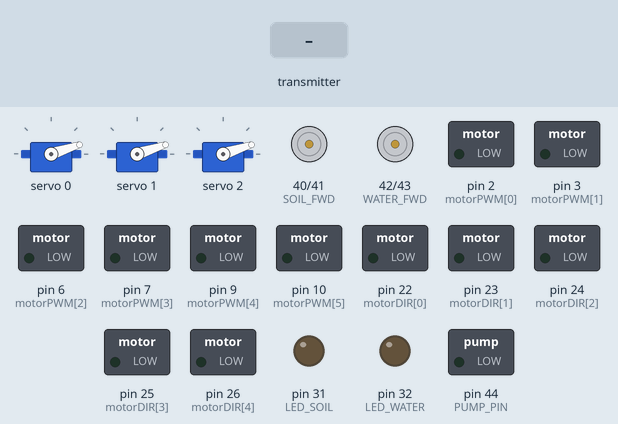
Bench run of a sketch on a simulated Arduino Mega 2560, built with avr-gcc and run on an emulated ATmega2560. Shown: 3 × servo, motor-driver pin pairs drawn as motors (green arrow = first pin HIGH = forward, orange = second pin HIGH = backward, longer = more drive), switched loads named in the sketch (green lamp = pin HIGH), output pins drawn as LEDs (lit = HIGH). Inputs (shaded band) come from the test bench. What the sketch prints to the serial monitor is not drawn.

Above: at 1.2 s.
1.3 s: the transmitter starts sending readChannel.4 = 2000
At 2.5 s:
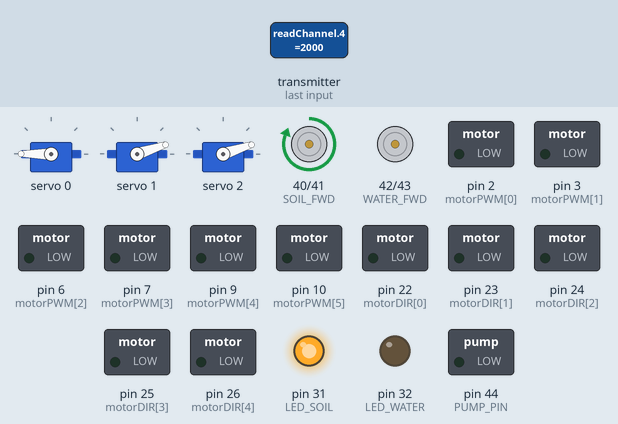
2.8 s: the transmitter starts sending readChannel.5 = 2000
At 3.1 s:
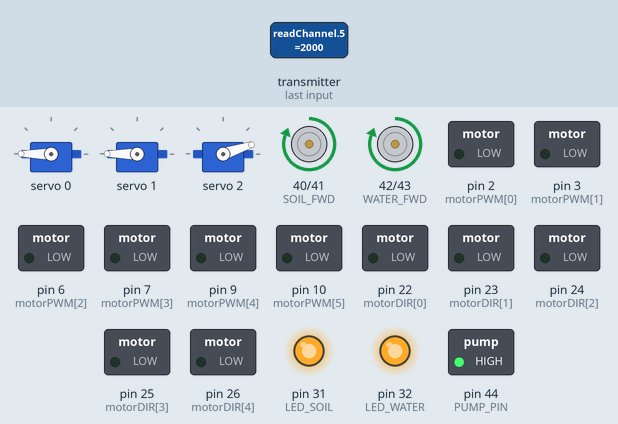
4.3 s: the transmitter starts sending readChannel.4 = 1000
At 5.5 s:
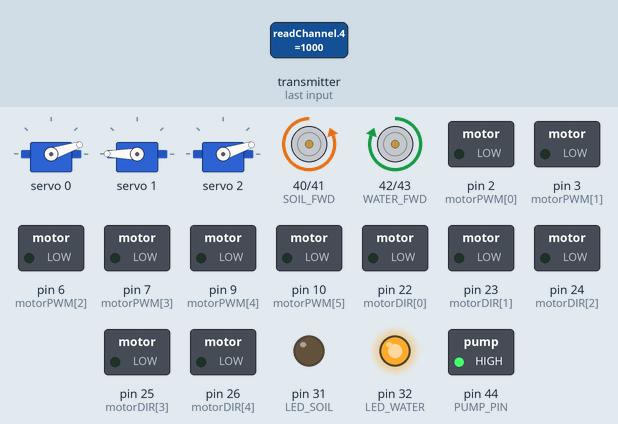
5.8 s: the transmitter starts sending readChannel.5 = 1000
At 7.0 s:
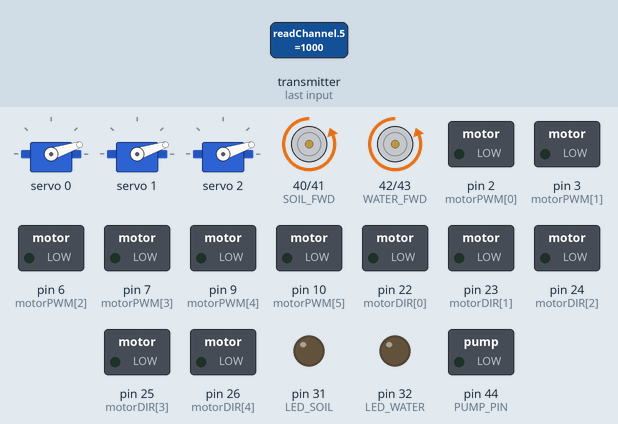
7.3 s: the transmitter starts sending readChannel.4 = 2000
At 8.4 s:
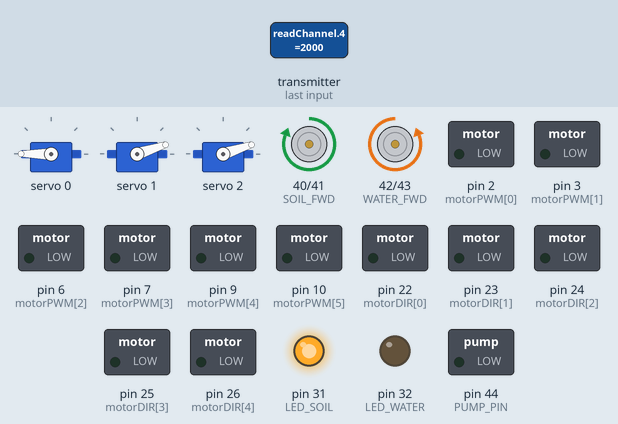
Timing chart, 0 to 10.3 s (numbered marks = the images above; inputs shaded):
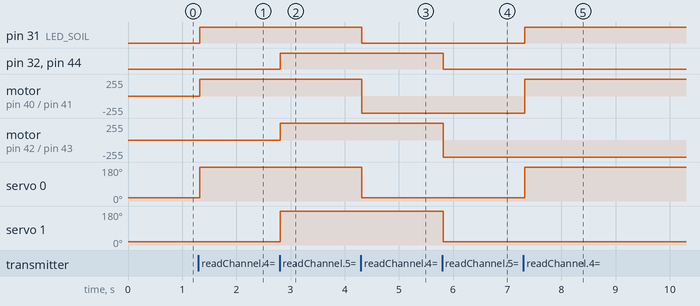

The sketch:

rover_mega.ino
```cpp
// rover_mega.ino — HERC-26 Team MOVIS
// Arduino Mega — Unified Rover Controller
//
// ── BAREBONE_TEST flag ────────────────────────────────────────────────────────
//   1 = iBUS / USB serial / tool logic active.  Drive motors are NOT driven.
//       Use this when verifying serial comms with the Pi before field deployment.
//       All channel decoding, tool states, status frames, and servos still work.
//   0 = Full deployment. All hardware active.
//
#define BAREBONE_TEST 1     // ← set 0 for full deployment
//
// Responsibilities:
//   1. Motor drive     — 6 wheels differential, trapezoidal acceleration
//   2. Tool actuators  — Soil / Water linear actuators (H-bridge), Air flag
//   3. Pump            — Peristaltic water pump, auto-timed (5 s)
//   4. Servos          — 3 × servo via PCA9685 (I2C master)
//   5. USB Serial push — Reports status to Raspberry Pi via ttyACM0 at 10 Hz
//   6. Failsafe        — Hard-stop all outputs on RC signal loss > 500 ms
//
// ── Channel map (FlySky iBUS, 0-indexed internally) ──────────────────────────
//   CH1 (idx 0)  Steering / Turn  (< CENTER-DEADZONE = LEFT, > CENTER+DEADZONE = RIGHT)
//   CH2 (idx 1)  Fwd / Rev        (>= 1400 = forward)
//   CH3 (idx 2)  Throttle         (1000–2000 → 0–MAX_PWM); also RC validation
//   CH5 (idx 4)  Soil tool        — servo 0 + H-bridge actuator (SOIL_FWD/REV)
//   CH6 (idx 5)  Water tool       — servo 1 + H-bridge actuator (WATER_FWD/REV) + pump
//   CH7 (idx 6)  Air tool         — servo 2 + flag to Pi via USB Serial
//
// ── Motor layout ─────────────────────────────────────────────────────────────
//   Indices 0, 2, 4 = right side (PWM pins 2, 6, 9)
//   Indices 1, 3, 5 = left  side (PWM pins 3, 7, 10)
//
// ── I2C topology ─────────────────────────────────────────────────────────────
//   Mega master → PCA9685 @ 0x40  (pca9685.begin() calls Wire.begin internally)
//   Pi comms via USB Serial (Serial / ttyACM0) — NOT I2C slave any more.
//   Physical I2C bus (SDA=20, SCL=21) is PCA9685-only.
//
// ── USB Serial status frame (9 bytes total) ───────────────────────────────────
//   byte 0: SYNC1  = 0xAA  \  two-byte magic header for reliable re-sync on Pi
//   byte 1: SYNC2  = 0x55  /
//   byte 2: tool_water    bool
//   byte 3: tool_air      bool
//   byte 4: tool_soil     bool
//   byte 5: ibus_pulse    bool — true = RC signal valid this read cycle
//   byte 6: movement      uint8 — 0=STOP 1=FWD 2=BACK 3=LEFT 4=RIGHT
//   byte 7: pump_running  bool
//   byte 8: failsafe      bool — true = 500 ms timeout, all outputs hard-stopped
//
// One frame is pushed every STATUS_INTERVAL_MS (100 ms, ~10 Hz).
// Pi reads via sensor/mega.py (pyserial, /dev/ttyACM0, 115200 baud).
//
// Compile:  arduino-cli compile --fqbn arduino:avr:mega mega/rover_mega
// Upload:   arduino-cli upload  --fqbn arduino:avr:mega -p /dev/ttyACM0 mega/rover_mega

#include <IBusBM.h>
#include <Wire.h>
#include <Adafruit_PWMServoDriver.h>

IBusBM ibus;
Adafruit_PWMServoDriver pca9685 = Adafruit_PWMServoDriver();

// ── Motor pins ───────────────────────────────────────────────────────────────
int motorPWM[6] = {2, 3, 6, 7, 9, 10};
int motorDIR[6] = {22, 23, 24, 25, 26, 27};

// ── LED pins ─────────────────────────────────────────────────────────────────
#define LED_SIGNAL  30
#define LED_SOIL    31
#define LED_WATER   32
#define LED_AIR     33

// ── Servo constants (PCA9685) ─────────────────────────────────────────────────
#define SERVO_MIN  150
#define SERVO_MAX  600

// ── Drive constants ───────────────────────────────────────────────────────────
#define MAX_PWM           160     // ~63% duty (MDD10A safe limit)
#define DEADZONE           40     // iBUS dead band around CENTER_PWM
#define CENTER_PWM       1500     // iBUS neutral / centre value
#define TURN_MAX          100.0f  // max turn differential (PWM units)
#define TURN_REDUCTION    0.8f    // turn authority reduction at high speed
#define BASE_ACCEL_STEP    5.0f   // minimum speed change per loop tick
#define SLOP_FACTOR        0.3f   // extra step proportional to speed error
#define MAX_ACCEL_STEP    20.0f   // cap on per-tick step
#define LOOP_DELAY         20     // ms (~50 Hz main loop)
#define FAILSAFE_TIMEOUT  500     // ms without valid signal → hard stop

// ── Actuator / pump pins ──────────────────────────────────────────────────────
#define SOIL_FWD   40
#define SOIL_REV   41
#define WATER_FWD  42
#define WATER_REV  43
#define PUMP_PIN   44   // PWM-capable pin; NOT pin 3 (that is a motor PWM)

const unsigned int PUMP_TIME_S = 5;   // pump auto-off after this many seconds

// ── Movement codes ────────────────────────────────────────────────────────────
#define MOV_STOP   0
#define MOV_FWD    1
#define MOV_BACK   2
#define MOV_LEFT   3
#define MOV_RIGHT  4

// ── USB Serial status frame ───────────────────────────────────────────────────
#define SYNC1               0xAA
#define SYNC2               0x55
#define STATUS_INTERVAL_MS  100   // push one frame every 100 ms (~10 Hz)

struct __attribute__((packed)) StatusPacket {
  bool    tool_water;
  bool    tool_air;
  bool    tool_soil;
  bool    ibus_pulse;
  uint8_t movement;     // MOV_* code above
  bool    pump_running;
  bool    failsafe;
};
StatusPacket status;

unsigned long _lastStatus = 0;

// ── Channel values ────────────────────────────────────────────────────────────
int ch1, ch2, ch3, ch5, ch6, ch7;

// ── Drive state ───────────────────────────────────────────────────────────────
float currentSpeedL = 0.0f;   // left  side speed (−MAX_PWM … +MAX_PWM)
float currentSpeedR = 0.0f;   // right side speed (−MAX_PWM … +MAX_PWM)

// ── Failsafe ──────────────────────────────────────────────────────────────────
unsigned long lastSignalTime = 0;
bool failsafeActive = false;

// ── Tool / pump state ─────────────────────────────────────────────────────────
bool tool_soil    = false;
bool tool_water   = false;
bool tool_air     = false;
bool ibus_pulse   = false;
bool soilRunning  = false;
bool waterRunning = false;
bool pumpRunning  = false;
unsigned long pumpStart = 0;


// =============================================================================
// SETUP
// =============================================================================
void setup() {
  // USB Serial — Pi reads status frames here (ttyACM0, 115200 baud).
  // iBUS receiver is on Serial1 (pins 18/19) — completely separate.
  Serial.begin(115200);
  ibus.begin(Serial1);

  for (int i = 0; i < 6; i++) {
    pinMode(motorPWM[i], OUTPUT);
    pinMode(motorDIR[i], OUTPUT);
  }

  pinMode(LED_SIGNAL, OUTPUT);
  pinMode(LED_SOIL,   OUTPUT);
  pinMode(LED_WATER,  OUTPUT);
  pinMode(LED_AIR,    OUTPUT);
  pinMode(SOIL_FWD,   OUTPUT);
  pinMode(SOIL_REV,   OUTPUT);
  pinMode(WATER_FWD,  OUTPUT);
  pinMode(WATER_REV,  OUTPUT);
  pinMode(PUMP_PIN,   OUTPUT);

  // PCA9685 calls Wire.begin() internally as I2C master.
  // No I2C slave — Pi communication is USB Serial only.
  pca9685.begin();
  pca9685.setPWMFreq(50);

  stopAllMotors();
  allActuatorsOff();
  moveServosToSafe();

#if BAREBONE_TEST
  Serial.println("HERC-26 Rover Mega — BAREBONE TEST MODE (motors disabled)");
  Serial.println("  iBUS decoding, USB serial status frames, tools, pump, servos are all active.");
  Serial.println("  Set BAREBONE_TEST 0 for full deployment.");
#else
  Serial.println("HERC-26 Rover Mega — Full deployment mode");
#endif
}


// =============================================================================
// MAIN LOOP  (~50 Hz)
// =============================================================================
void loop() {
  if (readChannelsSafe()) {
    lastSignalTime = millis();
    failsafeActive = false;
    ibus_pulse     = true;
    digitalWrite(LED_SIGNAL, HIGH);
  } else {
    ibus_pulse = false;
    digitalWrite(LED_SIGNAL, LOW);
  }

  if (isFailsafeActive()) {
    applyFailsafe();
    maybeSendStatus();
    delay(LOOP_DELAY);
    return;
  }

  handleDrive();
  handleServos();
  handleSoilTool();
  handleWaterTool();
  handleAirTool();
  handlePump();
  handleLEDs();
  updateStatusPacket();
  maybeSendStatus();

  delay(LOOP_DELAY);
}


// =============================================================================
// iBUS READ — returns true if signal is valid
// =============================================================================
bool readChannelsSafe() {
  int test = ibus.readChannel(2);   // CH3 throttle — used as validity check
  if (test < 900 || test > 2100) return false;

  ch1 = ibus.readChannel(0);   // steering / turn
  ch2 = ibus.readChannel(1);   // forward / reverse direction
  ch3 = test;                  // throttle
  ch5 = ibus.readChannel(4);   // soil tool
  ch6 = ibus.readChannel(5);   // water tool
  ch7 = ibus.readChannel(6);   // air tool
  return true;
}


// =============================================================================
// FAILSAFE
// =============================================================================
bool isFailsafeActive() {
  if (millis() - lastSignalTime > FAILSAFE_TIMEOUT) failsafeActive = true;
  return failsafeActive;
}

void applyFailsafe() {
  stopAllMotors();
  allActuatorsOff();
  moveServosToSafe();
  stopPump();

  tool_soil = tool_water = tool_air = ibus_pulse = false;
  soilRunning = waterRunning = false;

  // Update status packet immediately so the Pi can see failsafe state
  status.failsafe     = true;
  status.pump_running = false;
  status.ibus_pulse   = false;
  status.movement     = MOV_STOP;
  status.tool_water   = false;
  status.tool_air     = false;
  status.tool_soil    = false;

  digitalWrite(LED_SOIL,  LOW);
  digitalWrite(LED_WATER, LOW);
  digitalWrite(LED_AIR,   LOW);
}


// =============================================================================
// USB SERIAL STATUS FRAME
// =============================================================================

void sendStatusFrame() {
  // 9-byte framed packet: [0xAA, 0x55, 7 payload bytes]
  // Pi scans for 0xAA 0x55 header then reads 7 bytes — tolerates any startup text.
  Serial.write((uint8_t)SYNC1);
  Serial.write((uint8_t)SYNC2);
  Serial.write((uint8_t*)&status, sizeof(status));
}

void maybeSendStatus() {
  if (millis() - _lastStatus >= STATUS_INTERVAL_MS) {
    _lastStatus = millis();
    sendStatusFrame();
  }
}


// =============================================================================
// DRIVE — differential left/right, trapezoidal acceleration
//
//   CH1  steering : > CENTER+DEADZONE → turn RIGHT  (left wheels faster)
//                   < CENTER-DEADZONE → turn LEFT   (right wheels faster)
//   CH2  direction: >= 1400 = forward, < 1400 = reverse
//   CH3  throttle : 1000–2000 scales total speed 0–MAX_PWM
//
//   In BAREBONE_TEST mode: speeds are computed for movement reporting
//   but no PWM/DIR signals are written to motor pins.
// =============================================================================
float rampSpeed(float cur, float tgt) {
  float diff = tgt - cur;
  float step = constrain(BASE_ACCEL_STEP + fabs(diff) * SLOP_FACTOR,
                         BASE_ACCEL_STEP, MAX_ACCEL_STEP);
  if (diff > 0.0f) return cur + min(step, diff);
  return cur - min(step, -diff);
}

void handleDrive() {
  // Throttle scale: 0.0 → 1.0
  float throttle = constrain((ch3 - 1000) / 1000.0f, 0.0f, 1.0f);

  // Forward / back factor: −1.0 → +1.0
  float moveFactor = 0.0f;
  int moveRaw = ch2 - CENTER_PWM;
  if (abs(moveRaw) > DEADZONE) moveFactor = (float)moveRaw / 500.0f;

  // Steering factor: −1.0 → +1.0  (> 0 = right turn)
  float turnFactor = 0.0f;
  int turnRaw = ch1 - CENTER_PWM;
  if (abs(turnRaw) > DEADZONE) turnFactor = (float)turnRaw / 500.0f;

  // Base speed
  float baseSpeed = moveFactor * (float)MAX_PWM * throttle;

  // Reduce turn authority at high speed
  float speedRatio = fabs(baseSpeed) / (float)MAX_PWM;
  float turnMult   = constrain(1.0f - speedRatio * TURN_REDUCTION, 0.2f, 1.0f);
  float turnOffset = turnFactor * TURN_MAX * turnMult;

  // Differential mix: right = base − turn,  left = base + turn
  float targetR = constrain(baseSpeed - turnOffset, -(float)MAX_PWM, (float)MAX_PWM);
  float targetL = constrain(baseSpeed + turnOffset, -(float)MAX_PWM, (float)MAX_PWM);

  currentSpeedR = rampSpeed(currentSpeedR, targetR);
  currentSpeedL = rampSpeed(currentSpeedL, targetL);

#if !BAREBONE_TEST
  // Right side motors: indices 0, 2, 4
  bool rightFwd = (currentSpeedR >= 0.0f);
  for (int i = 0; i < 6; i += 2) {
    digitalWrite(motorDIR[i], rightFwd ? HIGH : LOW);
    analogWrite(motorPWM[i], abs((int)currentSpeedR));
  }
  // Left side motors: indices 1, 3, 5
  bool leftFwd = (currentSpeedL >= 0.0f);
  for (int i = 1; i < 6; i += 2) {
    digitalWrite(motorDIR[i], leftFwd ? HIGH : LOW);
    analogWrite(motorPWM[i], abs((int)currentSpeedL));
  }
#endif
}

// Derive a single movement label from current speed and stick positions.
uint8_t computeMovement() {
  if (failsafeActive) return MOV_STOP;

  float avgAbs = (fabs(currentSpeedL) + fabs(currentSpeedR)) / 2.0f;
  if (avgAbs < 5.0f) return MOV_STOP;

  // Dominant turn: ch1 must be more than 2× deadzone from centre
  int turnRaw = ch1 - CENTER_PWM;
  if (abs(turnRaw) > DEADZONE * 2) {
    return (turnRaw > 0) ? MOV_RIGHT : MOV_LEFT;
  }

  return (ch2 >= 1400) ? MOV_FWD : MOV_BACK;
}

void stopAllMotors() {
  currentSpeedL = 0.0f;
  currentSpeedR = 0.0f;
#if !BAREBONE_TEST
  for (int i = 0; i < 6; i++) analogWrite(motorPWM[i], 0);
#endif
}


// =============================================================================
// SERVOS (PCA9685)
//   Servo 0 — CH5 (soil deployment angle)
//   Servo 1 — CH6 (water deployment angle)
//   Servo 2 — CH7 (air sensor arm)
// =============================================================================
void handleServos() {
  pca9685.setPWM(0, 0, ch5 > 1500 ? SERVO_MAX : SERVO_MIN);
  pca9685.setPWM(1, 0, ch6 > 1500 ? SERVO_MAX : SERVO_MIN);
  pca9685.setPWM(2, 0, ch7 > 1500 ? SERVO_MAX : SERVO_MIN);
}

void moveServosToSafe() {
  for (uint8_t i = 0; i < 3; i++) pca9685.setPWM(i, 0, SERVO_MIN);
}


// =============================================================================
// SOIL TOOL  (CH5)
// =============================================================================
void handleSoilTool() {
  if (ch5 > 1500) {
    tool_soil = true;
    if (!soilRunning) { soilRunning = true; startSoilForward(); }
  } else {
    tool_soil = false;
    if (soilRunning) { stopSoil(); retractSoil(); soilRunning = false; }
  }
}


// =============================================================================
// WATER TOOL  (CH6)
// =============================================================================
void handleWaterTool() {
  if (ch6 > 1500) {
    tool_water = true;
    if (!waterRunning) { waterRunning = true; startWaterForward(); }
  } else {
    tool_water = false;
    if (waterRunning) { stopWater(); retractWater(); stopPump(); waterRunning = false; }
  }
}


// =============================================================================
// AIR TOOL  (CH7)
// =============================================================================
void handleAirTool() {
  tool_air = (ch7 > 1500);
}


// =============================================================================
// PUMP  (auto-off after PUMP_TIME_S seconds)
// =============================================================================
void startPump() {
  pumpStart   = millis();
  pumpRunning = true;
  digitalWrite(PUMP_PIN, HIGH);
}

void handlePump() {
  if (!pumpRunning) return;
  if (millis() - pumpStart > (unsigned long)PUMP_TIME_S * 1000UL) stopPump();
}

void stopPump() {
  digitalWrite(PUMP_PIN, LOW);
  pumpRunning = false;
}


// =============================================================================
// SOIL ACTUATOR
// =============================================================================
void startSoilForward() { digitalWrite(SOIL_FWD, HIGH); digitalWrite(SOIL_REV, LOW);  }
void retractSoil()      { digitalWrite(SOIL_FWD, LOW);  digitalWrite(SOIL_REV, HIGH); }
void stopSoil()         { digitalWrite(SOIL_FWD, LOW);  digitalWrite(SOIL_REV, LOW);  }


// =============================================================================
// WATER ACTUATOR
// =============================================================================
void startWaterForward() {
  digitalWrite(WATER_FWD, HIGH);
  digitalWrite(WATER_REV, LOW);
  startPump();
}
void retractWater() { digitalWrite(WATER_FWD, LOW);  digitalWrite(WATER_REV, HIGH); }
void stopWater()    { digitalWrite(WATER_FWD, LOW);  digitalWrite(WATER_REV, LOW);  }

void allActuatorsOff() {
  stopSoil();
  stopWater();
}


// =============================================================================
// LEDs
// =============================================================================
void handleLEDs() {
  digitalWrite(LED_SOIL,  tool_soil  ? HIGH : LOW);
  digitalWrite(LED_WATER, tool_water ? HIGH : LOW);
  digitalWrite(LED_AIR,   tool_air   ? HIGH : LOW);
}


// =============================================================================
// STATUS PACKET  — assembled every loop cycle before sendStatusFrame()
// =============================================================================
void updateStatusPacket() {
  status.tool_water   = tool_water;
  status.tool_air     = tool_air;
  status.tool_soil    = tool_soil;
  status.ibus_pulse   = ibus_pulse;
  status.movement     = computeMovement();
  status.pump_running = pumpRunning;
  status.failsafe     = failsafeActive;
}
```

Measured:
- after the input at 1.3 s, pin 31 (LED_SOIL): LOW → HIGH at once; motor on pin 40 (SOIL_FWD) / pin 41 (SOIL_REV): stopped → forward 255/255 at once; servo 0: 18° → 180° at once
- after the input at 2.8 s, pin 32 (LED_WATER), pin 44 (PUMP_PIN): LOW → HIGH at once; motor on pin 42 (WATER_FWD) / pin 43 (WATER_REV): stopped → forward 255/255 at once; servo 1: 18° → 180° at once
- after the input at 4.3 s, pin 31 (LED_SOIL): HIGH → LOW at once; motor on pin 40 (SOIL_FWD) / pin 41 (SOIL_REV): forward 255/255 → backward 255/255 at once; servo 0: 180° → 18° at once
- after the input at 5.8 s, pin 32 (LED_WATER), pin 44 (PUMP_PIN): HIGH → LOW at once; motor on pin 42 (WATER_FWD) / pin 43 (WATER_REV): forward 255/255 → backward 255/255 at once; servo 1: 180° → 18° at once
- after the input at 7.3 s, pin 31 (LED_SOIL): LOW → HIGH at once; motor on pin 40 (SOIL_FWD) / pin 41 (SOIL_REV): backward 255/255 → forward 255/255 at once; servo 0: 18° → 180° at once
